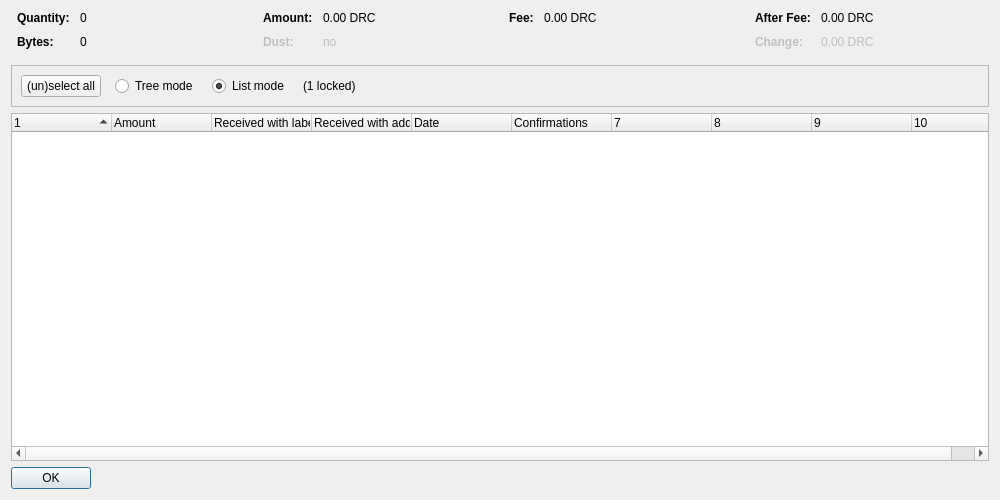
<?xml version="1.0" encoding="UTF-8"?>
<ui version="4.0">
 <class>CoinControlDialog</class>
 <widget class="QDialog" name="CoinControlDialog">
  <property name="geometry">
   <rect>
    <x>0</x>
    <y>0</y>
    <width>1000</width>
    <height>500</height>
   </rect>
  </property>
  <property name="windowTitle">
   <string>Coin Selection</string>
  </property>
  <layout class="QVBoxLayout" name="verticalLayout">
   <item>
    <layout class="QHBoxLayout" name="horizontalLayoutTop" stretch="0,0,0,0">
     <property name="topMargin">
      <number>0</number>
     </property>
     <property name="bottomMargin">
      <number>10</number>
     </property>
     <item>
      <layout class="QFormLayout" name="formLayoutCoinControl1">
       <property name="horizontalSpacing">
        <number>10</number>
       </property>
       <property name="verticalSpacing">
        <number>10</number>
       </property>
       <property name="leftMargin">
        <number>6</number>
       </property>
       <property name="rightMargin">
        <number>6</number>
       </property>
       <item row="0" column="0">
        <widget class="QLabel" name="labelCoinControlQuantityText">
         <property name="font">
          <font>
           <weight>75</weight>
           <bold>true</bold>
          </font>
         </property>
         <property name="text">
          <string>Quantity:</string>
         </property>
        </widget>
       </item>
       <item row="0" column="1">
        <widget class="QLabel" name="labelCoinControlQuantity">
         <property name="cursor">
          <cursorShape>IBeamCursor</cursorShape>
         </property>
         <property name="contextMenuPolicy">
          <enum>Qt::ActionsContextMenu</enum>
         </property>
         <property name="text">
          <string notr="true">0</string>
         </property>
         <property name="textInteractionFlags">
          <set>Qt::LinksAccessibleByMouse|Qt::TextSelectableByKeyboard|Qt::TextSelectableByMouse</set>
         </property>
        </widget>
       </item>
       <item row="1" column="0">
        <widget class="QLabel" name="labelCoinControlBytesText">
         <property name="font">
          <font>
           <weight>75</weight>
           <bold>true</bold>
          </font>
         </property>
         <property name="text">
          <string>Bytes:</string>
         </property>
        </widget>
       </item>
       <item row="1" column="1">
        <widget class="QLabel" name="labelCoinControlBytes">
         <property name="cursor">
          <cursorShape>IBeamCursor</cursorShape>
         </property>
         <property name="contextMenuPolicy">
          <enum>Qt::ActionsContextMenu</enum>
         </property>
         <property name="text">
          <string notr="true">0</string>
         </property>
         <property name="textInteractionFlags">
          <set>Qt::LinksAccessibleByMouse|Qt::TextSelectableByKeyboard|Qt::TextSelectableByMouse</set>
         </property>
        </widget>
       </item>
      </layout>
     </item>
     <item>
      <layout class="QFormLayout" name="formLayoutCoinControl2">
       <property name="horizontalSpacing">
        <number>10</number>
       </property>
       <property name="verticalSpacing">
        <number>10</number>
       </property>
       <property name="leftMargin">
        <number>6</number>
       </property>
       <property name="rightMargin">
        <number>6</number>
       </property>
       <item row="0" column="0">
        <widget class="QLabel" name="labelCoinControlAmountText">
         <property name="font">
          <font>
           <weight>75</weight>
           <bold>true</bold>
          </font>
         </property>
         <property name="text">
          <string>Amount:</string>
         </property>
        </widget>
       </item>
       <item row="0" column="1">
        <widget class="QLabel" name="labelCoinControlAmount">
         <property name="cursor">
          <cursorShape>IBeamCursor</cursorShape>
         </property>
         <property name="contextMenuPolicy">
          <enum>Qt::ActionsContextMenu</enum>
         </property>
         <property name="text">
          <string notr="true">0.00 DRC</string>
         </property>
         <property name="textInteractionFlags">
          <set>Qt::LinksAccessibleByMouse|Qt::TextSelectableByKeyboard|Qt::TextSelectableByMouse</set>
         </property>
        </widget>
       </item>
       <item row="1" column="0">
        <widget class="QLabel" name="labelCoinControlLowOutputText">
         <property name="enabled">
          <bool>false</bool>
         </property>
         <property name="font">
          <font>
           <weight>75</weight>
           <bold>true</bold>
          </font>
         </property>
         <property name="text">
          <string>Dust:</string>
         </property>
        </widget>
       </item>
       <item row="1" column="1">
        <widget class="QLabel" name="labelCoinControlLowOutput">
         <property name="enabled">
          <bool>false</bool>
         </property>
         <property name="cursor">
          <cursorShape>IBeamCursor</cursorShape>
         </property>
         <property name="contextMenuPolicy">
          <enum>Qt::ActionsContextMenu</enum>
         </property>
         <property name="text">
          <string notr="true">no</string>
         </property>
         <property name="textInteractionFlags">
          <set>Qt::LinksAccessibleByMouse|Qt::TextSelectableByKeyboard|Qt::TextSelectableByMouse</set>
         </property>
        </widget>
       </item>
      </layout>
     </item>
     <item>
      <layout class="QFormLayout" name="formLayoutCoinControl3">
       <property name="horizontalSpacing">
        <number>10</number>
       </property>
       <property name="verticalSpacing">
        <number>10</number>
       </property>
       <property name="leftMargin">
        <number>6</number>
       </property>
       <property name="rightMargin">
        <number>6</number>
       </property>
       <item row="0" column="0">
        <widget class="QLabel" name="labelCoinControlFeeText">
         <property name="font">
          <font>
           <weight>75</weight>
           <bold>true</bold>
          </font>
         </property>
         <property name="text">
          <string>Fee:</string>
         </property>
        </widget>
       </item>
       <item row="0" column="1">
        <widget class="QLabel" name="labelCoinControlFee">
         <property name="cursor">
          <cursorShape>IBeamCursor</cursorShape>
         </property>
         <property name="contextMenuPolicy">
          <enum>Qt::ActionsContextMenu</enum>
         </property>
         <property name="text">
          <string notr="true">0.00 DRC</string>
         </property>
         <property name="textInteractionFlags">
          <set>Qt::LinksAccessibleByMouse|Qt::TextSelectableByKeyboard|Qt::TextSelectableByMouse</set>
         </property>
        </widget>
       </item>
      </layout>
     </item>
     <item>
      <layout class="QFormLayout" name="formLayoutCoinControl4">
       <property name="horizontalSpacing">
        <number>10</number>
       </property>
       <property name="verticalSpacing">
        <number>10</number>
       </property>
       <property name="leftMargin">
        <number>6</number>
       </property>
       <property name="rightMargin">
        <number>6</number>
       </property>
       <item row="0" column="0">
        <widget class="QLabel" name="labelCoinControlAfterFeeText">
         <property name="font">
          <font>
           <weight>75</weight>
           <bold>true</bold>
          </font>
         </property>
         <property name="text">
          <string>After Fee:</string>
         </property>
        </widget>
       </item>
       <item row="0" column="1">
        <widget class="QLabel" name="labelCoinControlAfterFee">
         <property name="cursor">
          <cursorShape>IBeamCursor</cursorShape>
         </property>
         <property name="contextMenuPolicy">
          <enum>Qt::ActionsContextMenu</enum>
         </property>
         <property name="text">
          <string notr="true">0.00 DRC</string>
         </property>
         <property name="textInteractionFlags">
          <set>Qt::LinksAccessibleByMouse|Qt::TextSelectableByKeyboard|Qt::TextSelectableByMouse</set>
         </property>
        </widget>
       </item>
       <item row="1" column="0">
        <widget class="QLabel" name="labelCoinControlChangeText">
         <property name="enabled">
          <bool>false</bool>
         </property>
         <property name="font">
          <font>
           <weight>75</weight>
           <bold>true</bold>
          </font>
         </property>
         <property name="text">
          <string>Change:</string>
         </property>
        </widget>
       </item>
       <item row="1" column="1">
        <widget class="QLabel" name="labelCoinControlChange">
         <property name="enabled">
          <bool>false</bool>
         </property>
         <property name="cursor">
          <cursorShape>IBeamCursor</cursorShape>
         </property>
         <property name="contextMenuPolicy">
          <enum>Qt::ActionsContextMenu</enum>
         </property>
         <property name="text">
          <string notr="true">0.00 DRC</string>
         </property>
         <property name="textInteractionFlags">
          <set>Qt::LinksAccessibleByMouse|Qt::TextSelectableByKeyboard|Qt::TextSelectableByMouse</set>
         </property>
        </widget>
       </item>
      </layout>
     </item>
    </layout>
   </item>
   <item>
    <widget class="QFrame" name="frame">
     <property name="minimumSize">
      <size>
       <width>0</width>
       <height>40</height>
      </size>
     </property>
     <property name="frameShape">
      <enum>QFrame::StyledPanel</enum>
     </property>
     <property name="frameShadow">
      <enum>QFrame::Sunken</enum>
     </property>
     <layout class="QHBoxLayout" name="horizontalLayout">
      <item>
       <layout class="QHBoxLayout" name="horizontalLayoutPanel" stretch="0,0,0,0,0">
        <property name="spacing">
         <number>14</number>
        </property>
        <item>
         <widget class="QPushButton" name="pushButtonSelectAll">
          <property name="sizePolicy">
           <sizepolicy hsizetype="Maximum" vsizetype="Fixed">
            <horstretch>0</horstretch>
            <verstretch>0</verstretch>
           </sizepolicy>
          </property>
          <property name="text">
           <string>(un)select all</string>
          </property>
          <property name="autoDefault">
           <bool>false</bool>
          </property>
         </widget>
        </item>
        <item>
         <widget class="QRadioButton" name="radioTreeMode">
          <property name="sizePolicy">
           <sizepolicy hsizetype="Maximum" vsizetype="Fixed">
            <horstretch>0</horstretch>
            <verstretch>0</verstretch>
           </sizepolicy>
          </property>
          <property name="text">
           <string>Tree mode</string>
          </property>
         </widget>
        </item>
        <item>
         <widget class="QRadioButton" name="radioListMode">
          <property name="sizePolicy">
           <sizepolicy hsizetype="Maximum" vsizetype="Fixed">
            <horstretch>0</horstretch>
            <verstretch>0</verstretch>
           </sizepolicy>
          </property>
          <property name="text">
           <string>List mode</string>
          </property>
          <property name="checked">
           <bool>true</bool>
          </property>
         </widget>
        </item>
        <item>
         <widget class="QLabel" name="labelLocked">
          <property name="text">
           <string notr="true">(1 locked)</string>
          </property>
         </widget>
        </item>
        <item>
         <spacer name="horizontalSpacer">
          <property name="orientation">
           <enum>Qt::Horizontal</enum>
          </property>
          <property name="sizeHint" stdset="0">
           <size>
            <width>40</width>
            <height>20</height>
           </size>
          </property>
         </spacer>
        </item>
       </layout>
      </item>
     </layout>
    </widget>
   </item>
   <item>
    <widget class="CoinControlTreeWidget" name="treeWidget">
     <property name="contextMenuPolicy">
      <enum>Qt::CustomContextMenu</enum>
     </property>
     <property name="sortingEnabled">
      <bool>false</bool>
     </property>
     <property name="columnCount">
      <number>10</number>
     </property>
     <attribute name="headerShowSortIndicator" stdset="0">
      <bool>true</bool>
     </attribute>
     <attribute name="headerStretchLastSection">
      <bool>false</bool>
     </attribute>
     <column>
      <property name="text">
       <string/>
      </property>
     </column>
     <column>
      <property name="text">
       <string>Amount</string>
      </property>
     </column>
     <column>
      <property name="text">
       <string>Received with label</string>
      </property>
     </column>
     <column>
      <property name="text">
       <string>Received with address</string>
      </property>
     </column>
     <column>
      <property name="text">
       <string>Date</string>
      </property>
     </column>
     <column>
      <property name="text">
       <string>Confirmations</string>
      </property>
      <property name="toolTip">
       <string>Confirmed</string>
      </property>
     </column>
     <column>
      <property name="text">
       <string/>
      </property>
     </column>
     <column>
      <property name="text">
       <string/>
      </property>
     </column>
     <column>
      <property name="text">
       <string/>
      </property>
     </column>
     <column>
      <property name="text">
       <string/>
      </property>
     </column>
    </widget>
   </item>
   <item>
    <widget class="QDialogButtonBox" name="buttonBox">
     <property name="sizePolicy">
      <sizepolicy hsizetype="Maximum" vsizetype="Fixed">
       <horstretch>0</horstretch>
       <verstretch>0</verstretch>
      </sizepolicy>
     </property>
     <property name="orientation">
      <enum>Qt::Horizontal</enum>
     </property>
     <property name="standardButtons">
      <set>QDialogButtonBox::Ok</set>
     </property>
    </widget>
   </item>
  </layout>
 </widget>
 <customwidgets>
  <customwidget>
   <class>CoinControlTreeWidget</class>
   <extends>QTreeWidget</extends>
   <header>qt/coincontroltreewidget.h</header>
  </customwidget>
 </customwidgets>
 <resources/>
 <connections/>
</ui>
